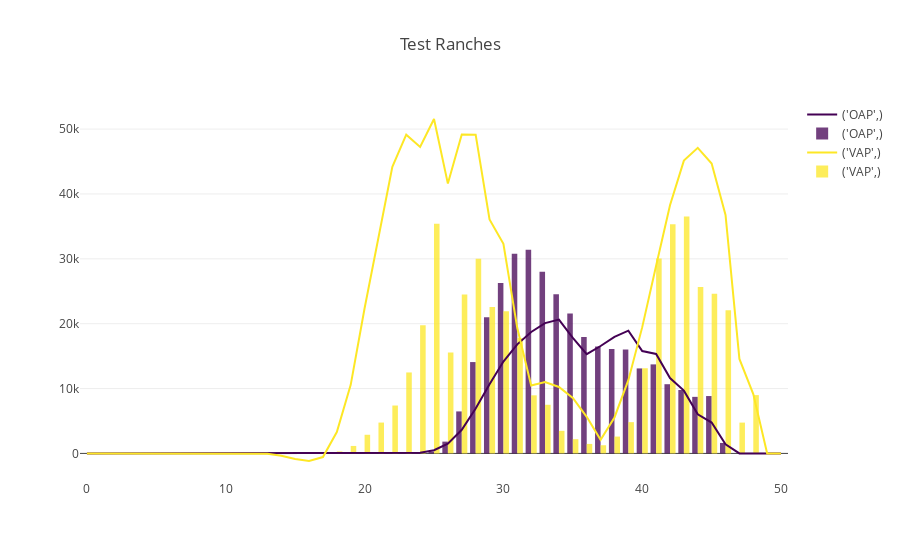
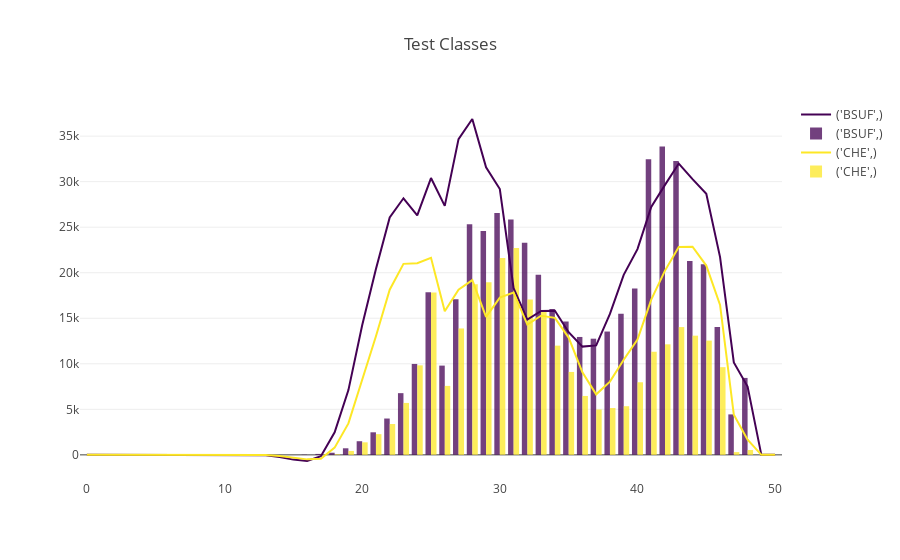
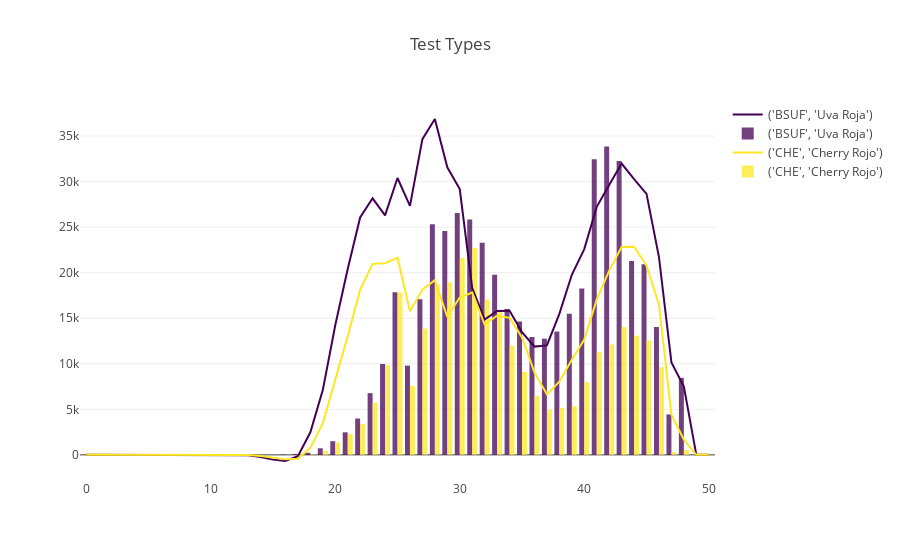
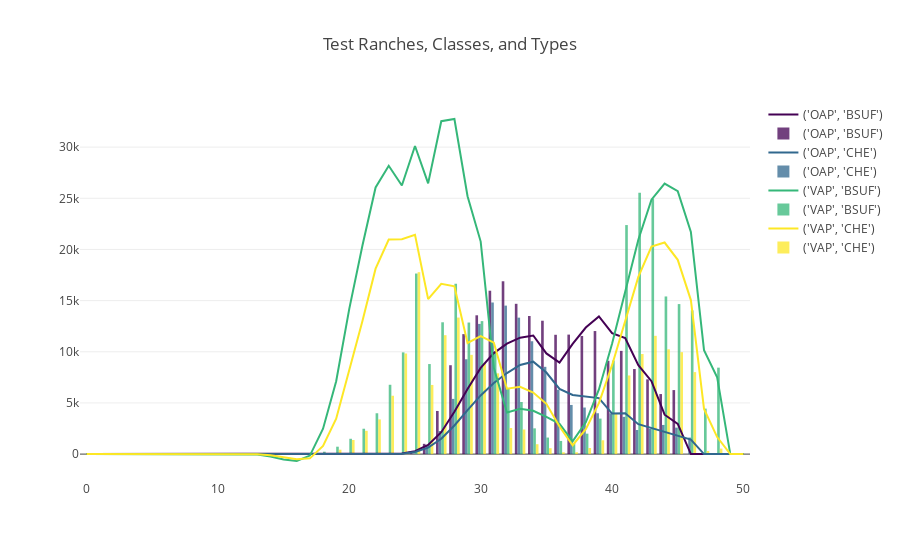

The cell these charts' notebook holds for them, in order:
### Code cell
for fig in figs:
    fig.show()
